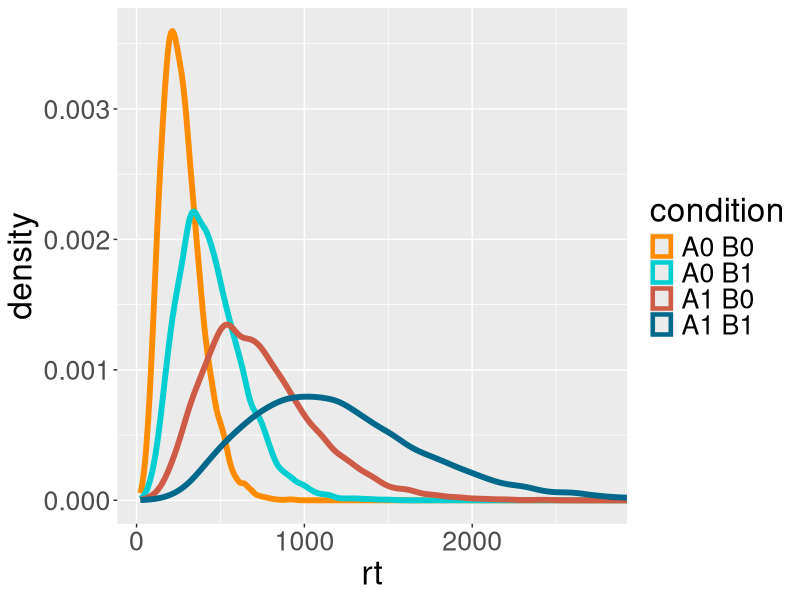
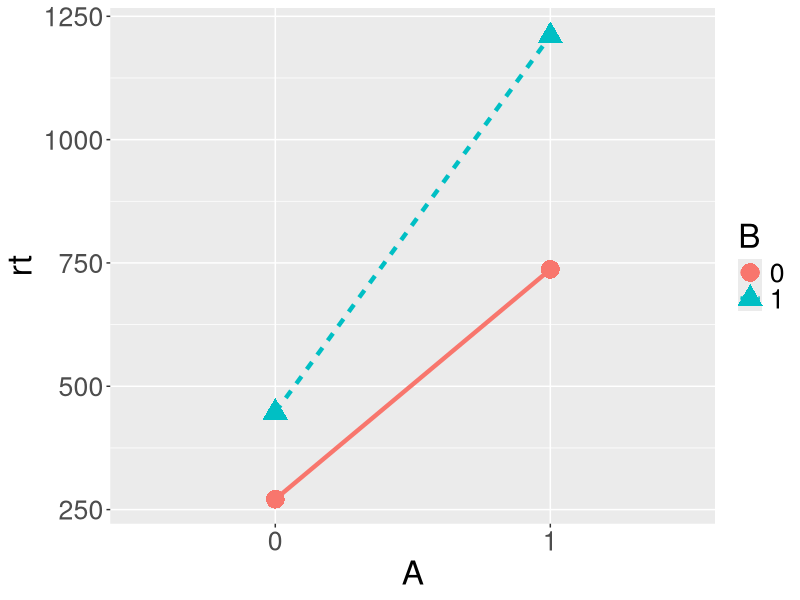
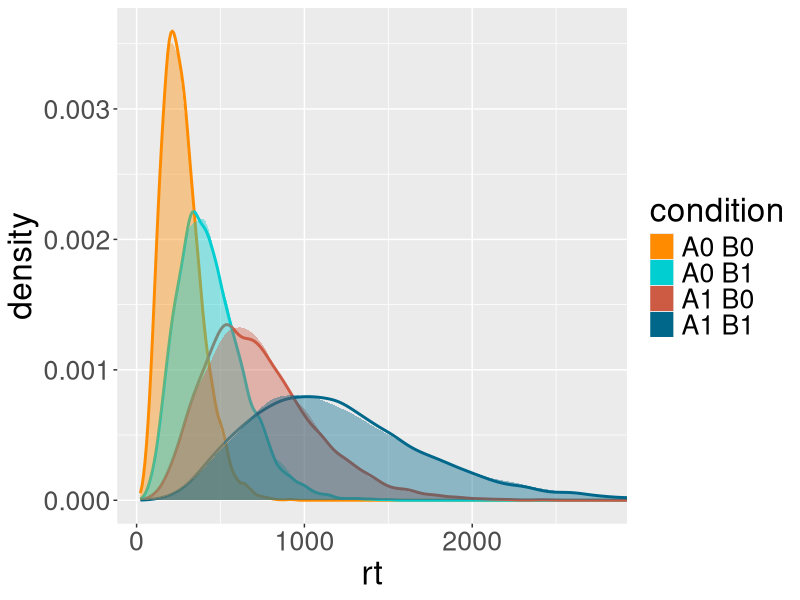
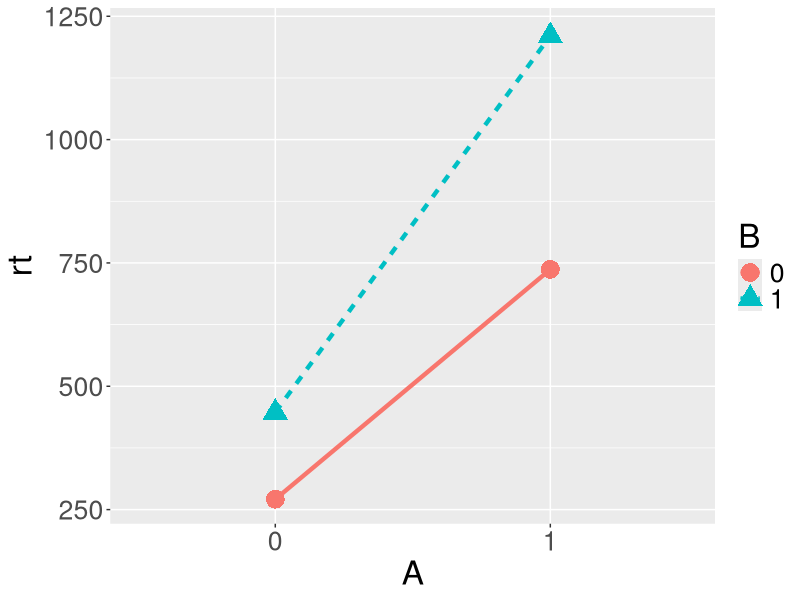
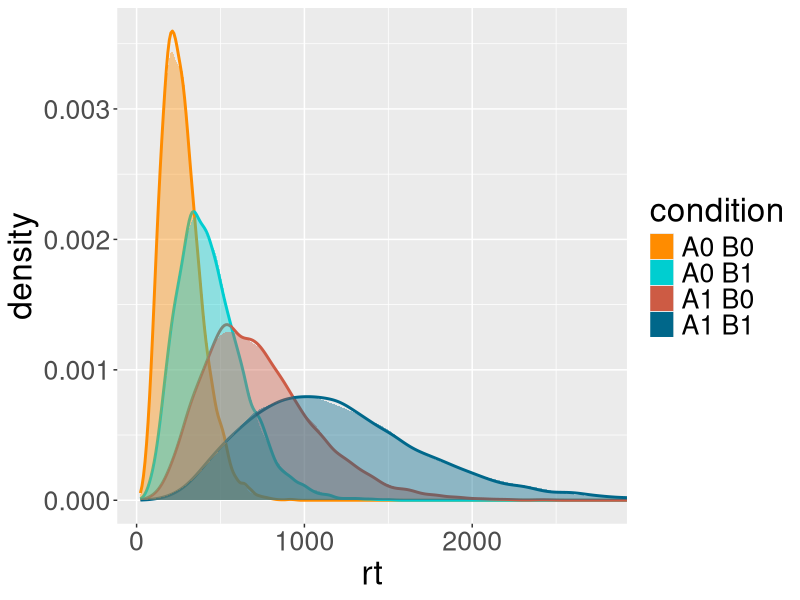
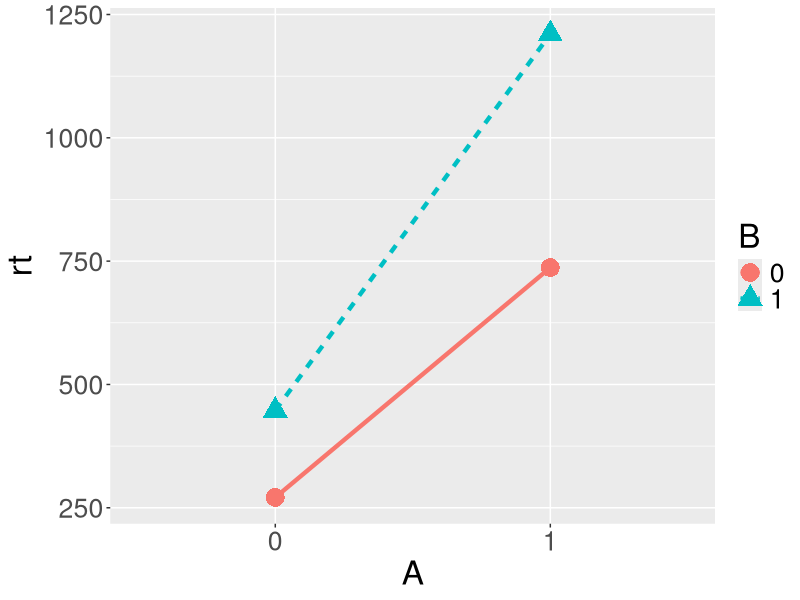
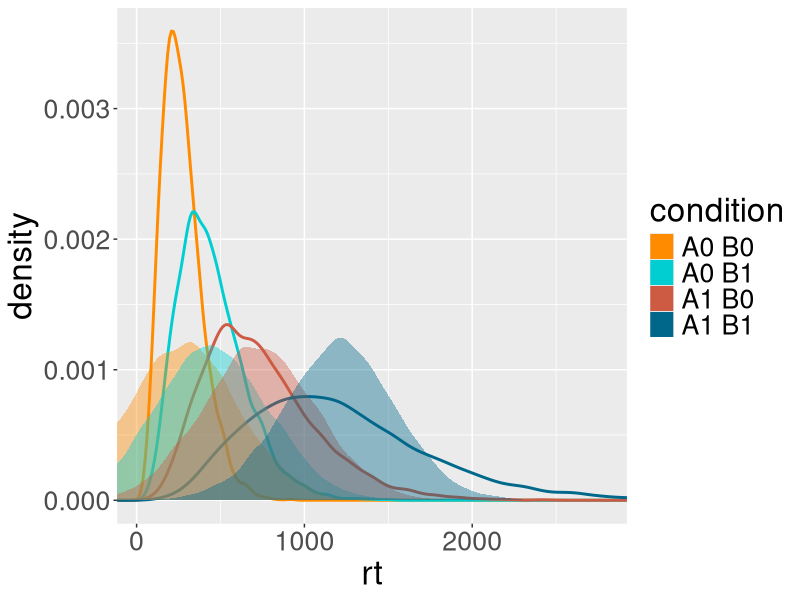
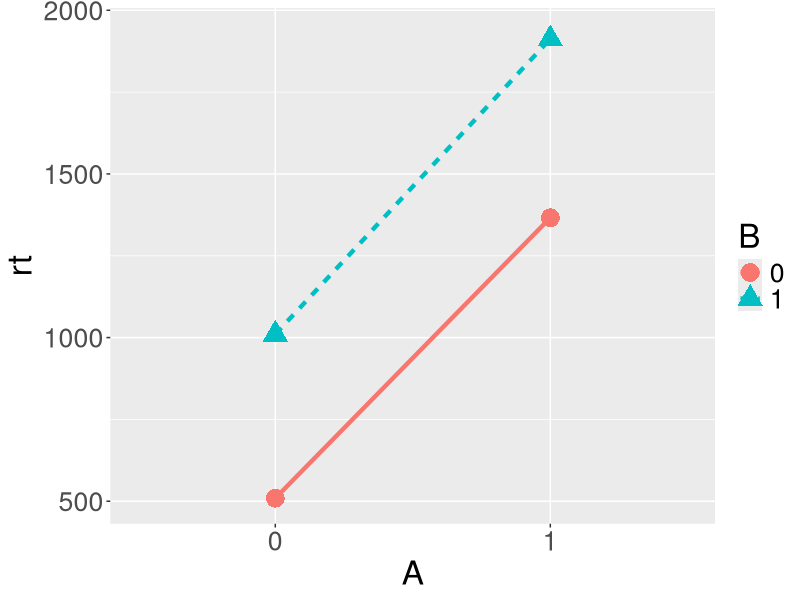

Recreate these plots in R, in order.
## ---- chunk 1
#| code-fold: true
set.seed(10)
library(ggplot2)
library(effects)

N = 5e4
A = rbinom(N,1,.5)
B = rbinom(N,1,.5)

b0 = 1
b1 = 1
b2 = 0.5
## ---- chunk 2
X = b0 + b1*A + b2*B

rt = rgamma(N, shape = 5, scale = 20*exp(X))
## ---- chunk 3
#| code-fold: true
df = data.frame(rt,A,B)
condition = paste(paste0("A",A),paste0("B",B))
df$condition = factor(condition)
df$A = as.factor(df$A)
df$B = as.factor(df$B)
ggplot(df)+
  geom_density(aes(x=rt,group=condition,color=condition),linewidth=2)+
  theme(text=element_text(size=24))+
  scale_color_manual(values=c("darkorange","darkturquoise","coral3","deepskyblue4"))+
  coord_cartesian(xlim=c(min(df$rt),quantile(df$rt,.9975)))
## ---- chunk 4
fitGLog = glm(rt ~ A * B, family=Gamma(link="log"), data=df)
summary(fitGLog)
## ---- chunk 5
#| code-fold: true
eff = data.frame(allEffects(fitGLog)$"A:B")
ggplot(eff,aes(x=A,y=fit,group=B,color=B,shape=B,linetype=B))+
  geom_point(size=6)+
  geom_line(linewidth=1.5)+
  geom_errorbar(aes(ymin=lower,ymax=upper),width=0)+
  theme(text=element_text(size=24))+
  ylab("rt")
## ---- chunk 6
#| code-fold: true
df$sim = simulate(fitGLog)$sim_1
ggplot(df)+
  geom_density(aes(x=rt,group=condition,color=condition),linewidth=1)+
  geom_density(aes(x=sim,group=condition,fill=condition),color=NA,alpha=.4)+
  scale_color_manual(values=c("darkorange","darkturquoise","coral3","deepskyblue4"))+
  scale_fill_manual(values=c("darkorange","darkturquoise","coral3","deepskyblue4"))+
  theme(text=element_text(size=24))+
  coord_cartesian(xlim=c(min(df$rt),quantile(df$rt,.9975)))
## ---- chunk 7
fitGId = glm(rt ~ A * B, family=Gamma(link="identity"), data=df)
summary(fitGId)
## ---- chunk 8
#| code-fold: true
eff = data.frame(allEffects(fitGId)$"A:B")
ggplot(eff,aes(x=A,y=fit,group=B,color=B,shape=B,linetype=B))+
  geom_point(size=6)+
  geom_line(linewidth=1.5)+
  geom_errorbar(aes(ymin=lower,ymax=upper),width=0)+
  theme(text=element_text(size=24))+
  ylab("rt")
## ---- chunk 9
#| code-fold: true
df$sim = simulate(fitGId)$sim_1
ggplot(df)+
  geom_density(aes(x=rt,group=condition,color=condition),linewidth=1)+
  geom_density(aes(x=sim,group=condition,fill=condition),color=NA,alpha=.4)+
  scale_color_manual(values=c("darkorange","darkturquoise","coral3","deepskyblue4"))+
  scale_fill_manual(values=c("darkorange","darkturquoise","coral3","deepskyblue4"))+
  theme(text=element_text(size=24))+
  coord_cartesian(xlim=c(min(df$rt),quantile(df$rt,.9975)))
## ---- chunk 10
BIC(fitGLog) # ok, but could be further improved removing interaction
## ---- chunk 11
BIC(fitGId) # ok, but you must keep a non-existent interaction term
## ---- chunk 12
fitNLog = glm(rt ~ A * B, family=gaussian(link="log"), data=df)
summary(fitNLog)
## ---- chunk 13
#| code-fold: true
eff = data.frame(allEffects(fitNLog)$"A:B")
ggplot(eff,aes(x=A,y=fit,group=B,color=B,shape=B,linetype=B))+
  geom_point(size=6)+
  geom_line(linewidth=1.5)+
  geom_errorbar(aes(ymin=lower,ymax=upper),width=0)+
  theme(text=element_text(size=24))+
  ylab("rt")
## ---- chunk 14
#| code-fold: true
df$sim = simulate(fitNLog)$sim_1
ggplot(df)+
  geom_density(aes(x=rt,group=condition,color=condition),linewidth=1)+
  geom_density(aes(x=sim,group=condition,fill=condition),color=NA,alpha=.4)+
  scale_color_manual(values=c("darkorange","darkturquoise","coral3","deepskyblue4"))+
  scale_fill_manual(values=c("darkorange","darkturquoise","coral3","deepskyblue4"))+
  theme(text=element_text(size=24))+
  coord_cartesian(xlim=c(min(df$rt),quantile(df$rt,.9975)))
## ---- chunk 15
#| code-fold: true
set.seed(11)
N = 2e4
b0 = 0
b1 = 1.00
b2 = 0.70
b1b2 = -0.347
A = rbinom(N,1,.5)
B = rbinom(N,1,.5)
X = b0 + b1*A + b2*B + b1b2*A*B
rt = rgamma(N,shape=5,scale=100*exp(X))
df = data.frame(rt,A,B)
df$A = as.factor(df$A)
df$B = as.factor(df$B)

fitGLog = glm(rt ~ A * B, family=Gamma(link="log"), data=df)
eff = data.frame(allEffects(fitGLog)$"A:B")

ggplot(eff,aes(x=A,y=fit,group=B,color=B,shape=B,linetype=B))+
  geom_point(size=6)+
  geom_line(linewidth=1.5)+
  geom_errorbar(aes(ymin=lower,ymax=upper),width=0)+
  theme(text=element_text(size=24))+
  ylab("rt")
## ---- chunk 16
fitGId = glm(rt ~ A * B, family=Gamma(link="identity"), data=df)
summary(fitGId)
## ---- chunk 17
fitGLog = glm(rt ~ A * B, family=Gamma(link="log"), data=df)
summary(fitGLog)
